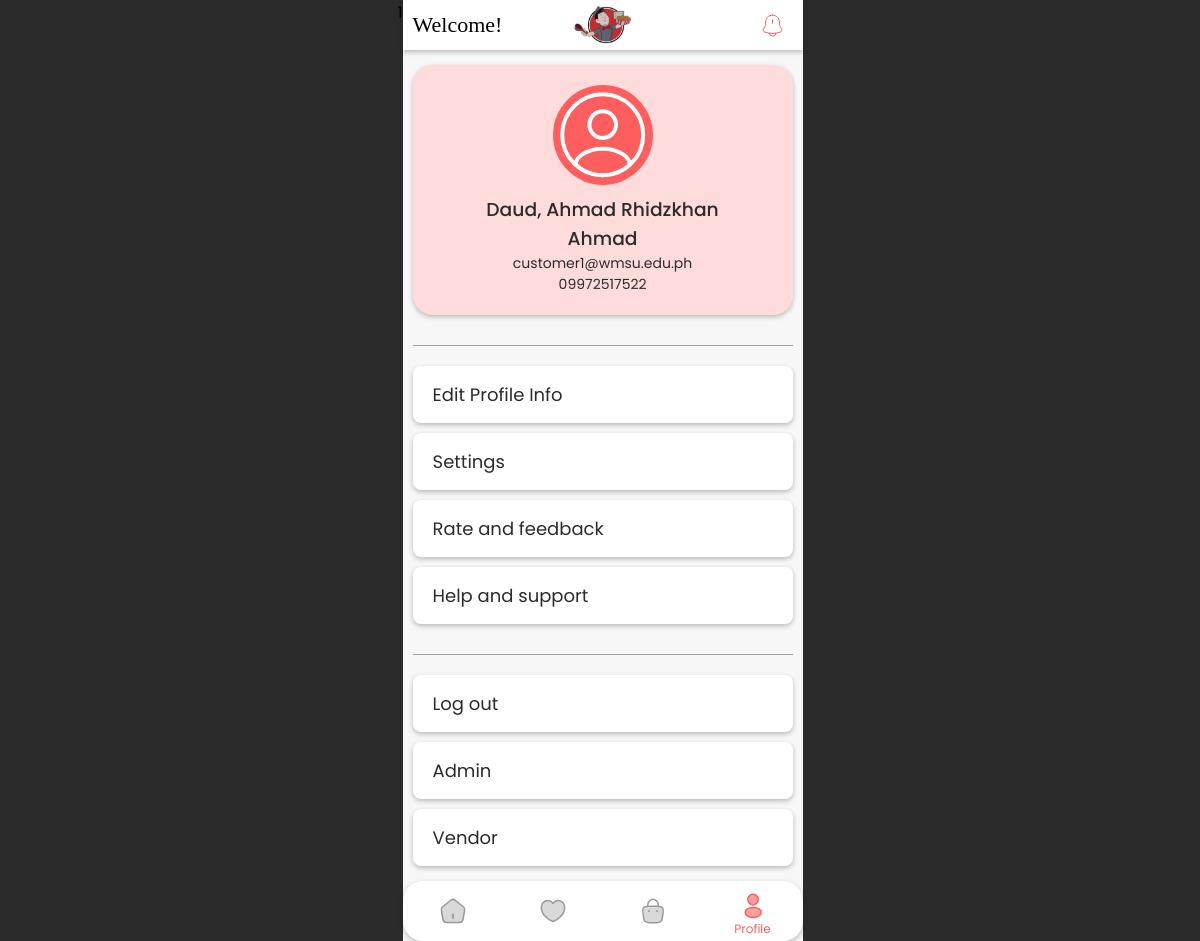
The page /customer/profile.php (signed in) on the database as committed earlier.
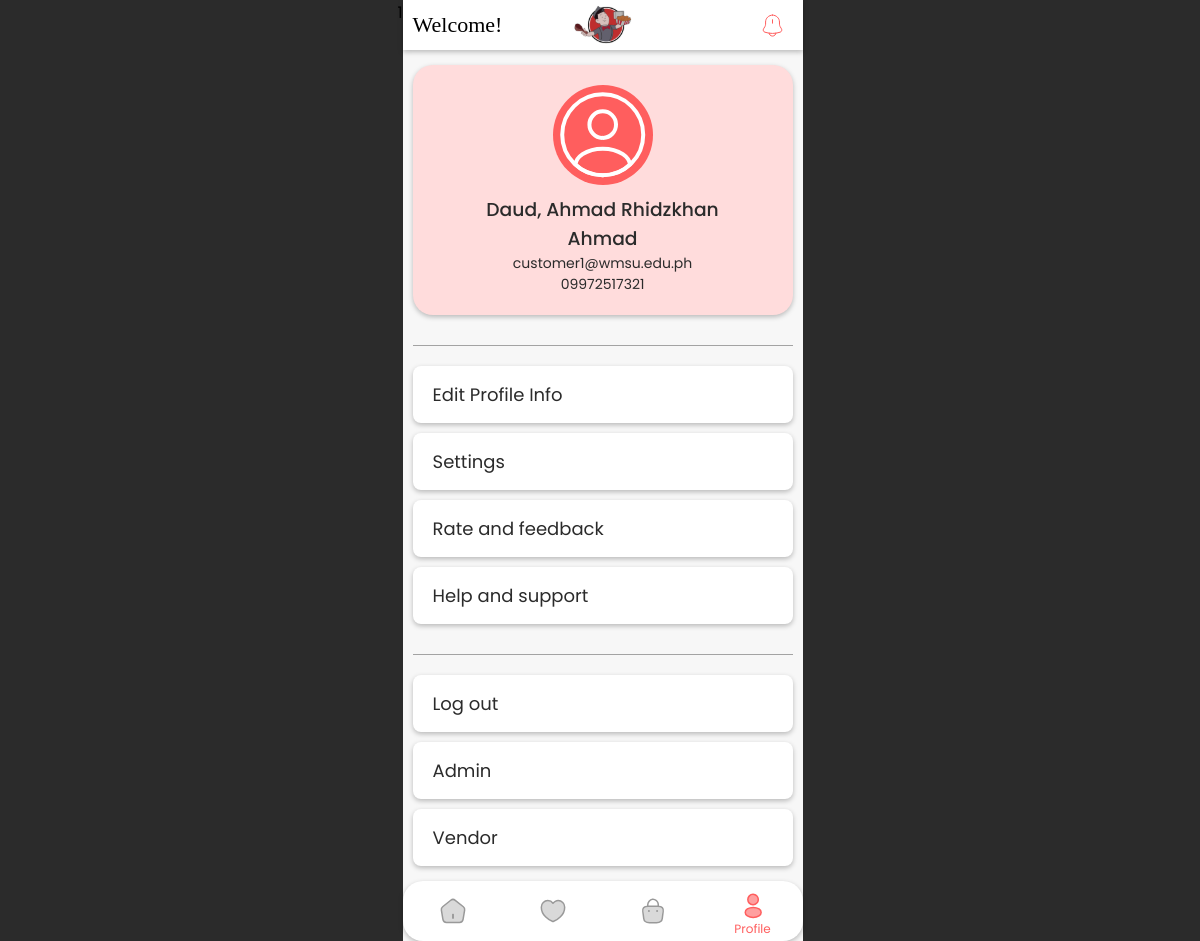
The same page on the database as committed later.
### tables this page shows
CREATE TABLE `customer` (
  `customer_id` int(11) NOT NULL,
  `email` varchar(100) NOT NULL,
  `password` varchar(100) NOT NULL,
  `first_name` varchar(100) NOT NULL,
  `middle_name` varchar(100) DEFAULT NULL,
  `last_name` varchar(100) NOT NULL,
  `contact_no` varchar(15) NOT NULL,
  `created_at` timestamp NOT NULL DEFAULT current_timestamp(),
  `updated_at` timestamp NOT NULL DEFAULT current_timestamp() ON UPDATE current_timestamp()
);

### classes/customer.class.php (called while the page is built, shortened)
<?php
    include_once 'database.php';
    class Customer{
        protected $db;
        function __construct(){
            $this->db = new Database;
        }
        function renderInfo($customer_id){
            $sql = "SELECT * FROM customer WHERE customer_id = :customer_id;";
            $query = $this->db->connect()->prepare($sql);
            $query->bindParam(':customer_id', $customer_id);
            if($query->execute()){
                $data = $query->fetch();
            }
            return $data;
        }
    }
?>

### classes/database.php (called while the page is built)
<?php
    class Database{
        private $host = 'localhost';
        private $username = 'root';
        private $password = '';
        private $database = 'meraki';
        protected $connection;
        function connect(){
            try{
                $this->connection = new PDO("mysql:host=$this->host;dbname=$this->database",
                                            $this->username, $this->password);
            }
            catch(PDOException $e){
                echo 'Connection Error ' . $e->getMessage();
            }
            return $this->connection;
        }
    }
?>

### customer/profile.php (the view, shortened to what this page needs)
<?php
    include_once '../classes/customer.class.php';
    if(isset($_SESSION['user_type']) && isset($_SESSION['logged_in'])){
        if($_SESSION['logged_in'] === 'null'){
            $logged_in = false;
        }
        else{
            $logged_in = true;
        }
    }
    else{
        header('location: home.php');
    }
    if($logged_in === true){
        $customers = new Customer;
        $customer = $customers->renderInfo($_SESSION['logged_in']);
    }
    include_once '../includes/header.php';
?>
<div class="wrapper">
    <?php include_once '../includes/customer/topnav.php'; ?>
    <section class="profile <?php if($logged_in === true) echo 'logged-in' ?>">
        <div class="customer">
            <img src="../icons/uploads/profile/profile.svg">
            <div class="info">
                <h3><?= $customer['last_name'] . ', ' . $customer['first_name'] . ' ' . $customer['middle_name'] ?></h3>
                <p class="email"><?= $customer['email'] ?></p>
                <p class="contact"><?= $customer['contact_no'] ?></p>
            </div>
        </div>
        <div class="middle-section">
            <a href="#" class="edit-prof">Edit Profile Info</a>
            <a href="#" class="settings">Settings</a>
            <a href="#" class="rate">Rate and feedback</a>
            <a href="#" class="help">Help and support</a>
        </div>
        <div class="last-section">
            <a href="./login/logout.php" class="logout">Log out</a>
            <a href="../admin/login/logout.php" class="admin">Admin</a>
            <a href="../vendor/login/logout.php" class="vendor">Vendor</a>
        </div>
    </section>
    <?php
        include_once '../includes/customer/navbar.php';
    ?>
</div>
<?php
    include_once '../includes/footer.php';
?>

Rows that differ between the two databases and show on the page:
changed customer "Daud": contact_no "09972517522" → "09972517321"
